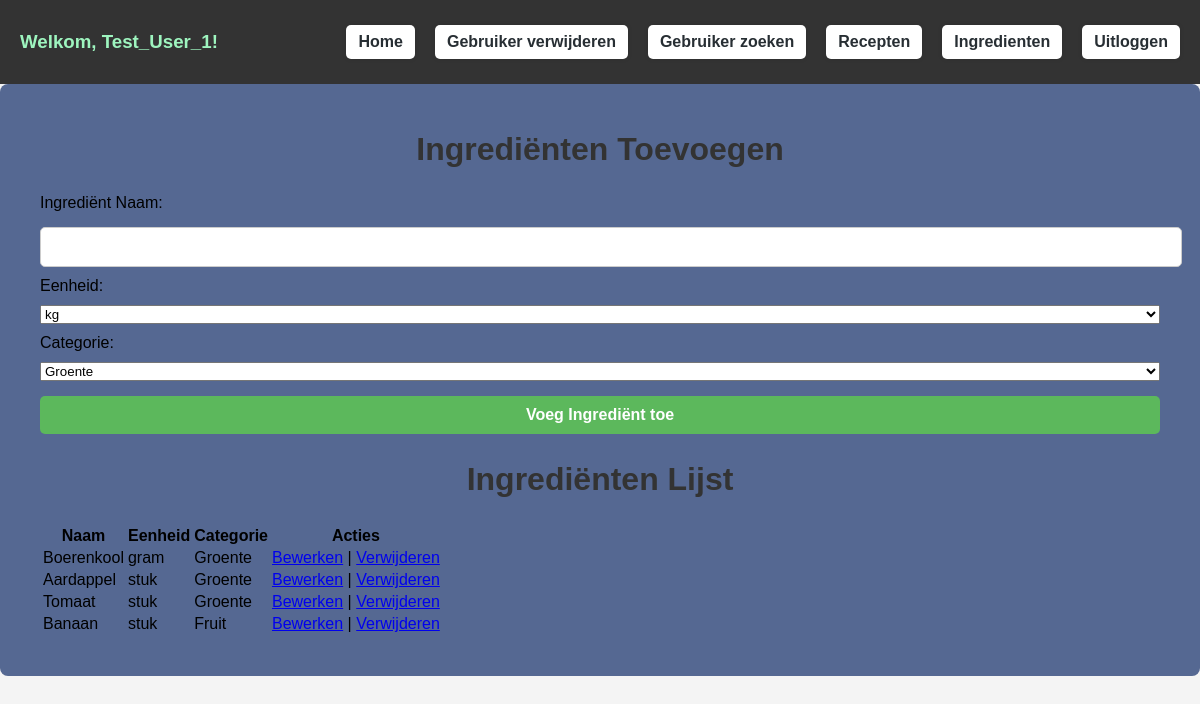
Page /?page=ingredienten (signed in) on the earlier database version.
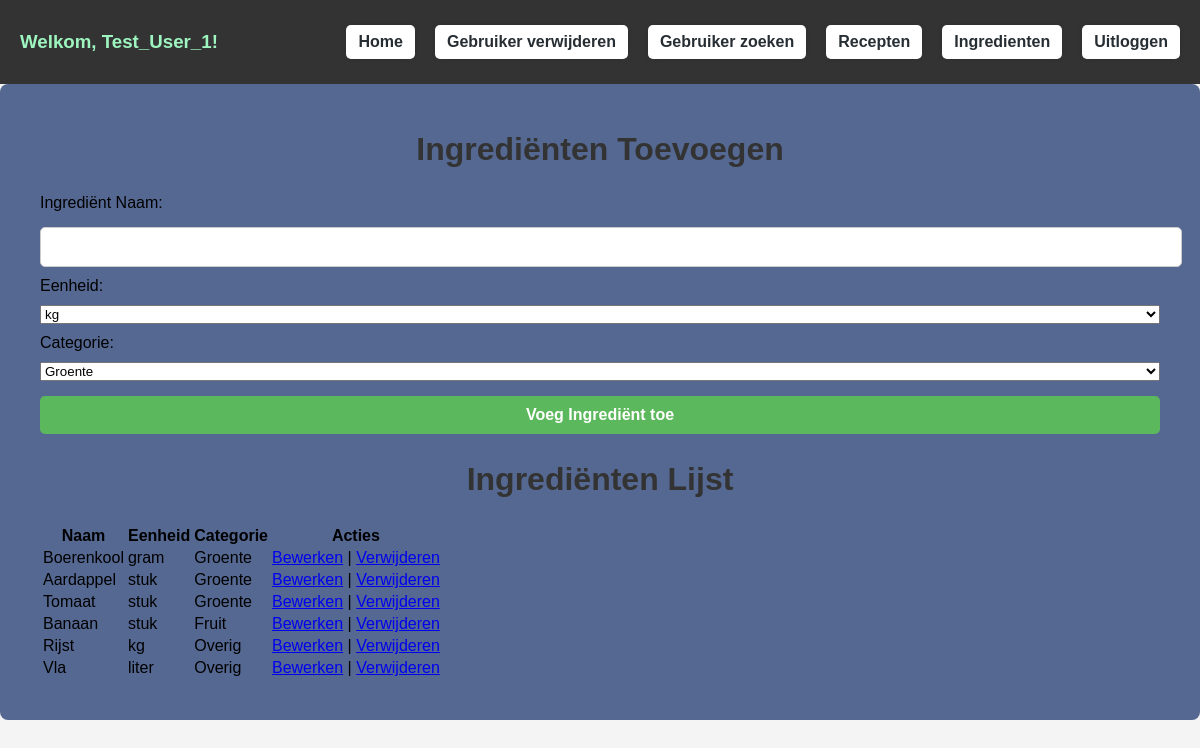
Same page on the later database version.
### tables this page shows
CREATE TABLE `ingredienten` (
  `id` int(11) NOT NULL,
  `naam` varchar(255) NOT NULL,
  `eenheid` varchar(50) DEFAULT NULL,
  `categorie` enum('Groente','Fruit','Vlees','Zuivel','Kruiden','Specerijen','Granen','Overig') NOT NULL DEFAULT 'Overig'
);

### pages/ingredienten.php (the view, shortened to what this page needs)
<?php
$sql = "SELECT * FROM ingredienten";
$stmt = $pdo->query($sql);
$ingredienten = $stmt->fetchAll(PDO::FETCH_ASSOC);
?>
<div>
    <h1>Ingrediënten Toevoegen</h1>
    <form action="includes/ingredienten_handler.inc.php" method="POST">
        <label for="naam">Ingrediënt Naam:</label>
        <input type="text" id="naam" name="naam" required>
        <label for="eenheid">Eenheid:</label>
        <select id="eenheid" name="eenheid">
            <option value="kg">kg</option>
        </select>
        <label for="categorie">Categorie:</label>
        <select id="categorie" name="categorie">
            <option value="Groente">Groente</option>
        </select>
        <button type="submit">Voeg Ingrediënt toe</button>
    </form>
    <h1>Ingrediënten Lijst</h1>
    <table>
        <thead>
            <tr>
                <th>Naam</th>
                <th>Eenheid</th>
                <th>Categorie</th>
                <th>Acties</th>
            </tr>
        </thead>
        <tbody>
            <?php foreach ($ingredienten as $ingredient) : ?>
                <tr>
                    <td><?php echo htmlspecialchars($ingredient['naam']); ?></td>
                    <td><?php echo htmlspecialchars($ingredient['eenheid']); ?></td>
                    <td><?php echo htmlspecialchars($ingredient['categorie']); ?></td>
                    <td>
                        <a href="includes/update_ingredient.php?id=<?php echo $ingredient['id']; ?>">Bewerken</a> |
                        <a href="includes/delete_ingredient.php?id=<?php echo $ingredient['id']; ?>">Verwijderen</a>
                    </td>
                </tr>
            <?php endforeach; ?>
        </tbody>
    </table>
</div>

### index.php (shortened to what this page needs)
<!DOCTYPE html>
<html lang="nl">
<head>
    <link rel="stylesheet" href="./css/index.styles.css">
    <link rel="stylesheet" href="./css/header.styles.css">
    <link rel="stylesheet" href="./css/recepten.styles.css">
</head>
<body>
    <?php
    include 'header.php';
    ?>
    <section>
        <div class="MainContent">
            <?php
            $page = isset($_GET['page']) ? $_GET['page'] : 'home';
            $allowed_pages = [
                'signup',
                'login',
                'logout',
                'update_user',
                'delete_user',
                'search_user',
                'recepten',
                'ingredienten',
                'home',
                'search'
            ];
            if (in_array($page, $allowed_pages)) {
                $file = __DIR__ . "/pages/$page.php";
                if (file_exists($file)) {
                    include $file;
                } else {
                    echo "<p>Pagina niet gevonden.</p>";
                }
            } else {
                echo "<p>Pagina niet toegestaan.</p>";
            }
            ?>
        </div>
    </section>
</body>
</html>

### header.php (shortened to what this page needs)
<nav>
    <?php if (isset($_SESSION["username"])): ?>
        <h3>Welkom, <?php echo htmlspecialchars($_SESSION["username"]); ?>!</h3>
    <?php else: ?>
        <h3>Welkom, gast!</h3>
    <?php endif; ?>
    <ul>
        <li><a href="?page=home">Home</a></li>
        <?php if (!isset($_SESSION["username"])): ?>
            <li><a href="?page=signup">Sign Up</a></li>
            <li><a href="?page=login">Login</a></li>
        <?php else: ?>
            <li><a href="?page=delete_user">Gebruiker verwijderen</a></li>
            <li><a href="?page=search_user">Gebruiker zoeken</a></li>
            <li><a href="?page=recepten">Recepten</a></li>
            <li><a href="?page=ingredienten">Ingredienten</a></li>
            <li><a href="?page=logout">Uitloggen</a></li>
        <?php endif; ?>
    </ul>
</nav>

### css/index.styles.css (style rules this page uses)
.MainContent { margin: 20px; font-family: Arial, sans-serif; }
h1 { font-size: 2rem; color: #333; text-align: center; }
section { background-color: #556892; padding: 20px; border-radius: 8px; }

### css/header.styles.css (style rules this page uses)
nav { display: flex; align-items: center; justify-content: space-between; background-color: #333; padding: 15px 20px; }
nav h3 { color: rgb(158, 245, 191); margin: 0; }
nav ul { display: flex; gap: 20px; list-style: none; padding: 0; margin: 0; }
nav ul li { display: inline; }
nav ul li a { display: block; color: rgb(39, 46, 51); background: #fff; padding: 10px; margin: 10px 0; border-radius: 5px; box-shadow: 0 0 5px rgba(0, 0, 0, 0.1); text-decoration: none; font-weight: bold; padding: 8px 12px; transition: background 0.3s; }

### css/recepten.styles.css (style rules this page uses)
body { font-family: Arial, sans-serif; background-color: #f4f4f4; margin: 0; padding: 0; }
h1, h2, h3 { text-align: center; color: #333; }
form { display: flex; flex-direction: column; gap: 10px; }
input, textarea, button { width: 100%; padding: 10px; margin-top: 5px; border: 1px solid #ccc; border-radius: 5px; font-size: 1rem; }
button { background-color: #5cb85c; color: white; font-weight: bold; border: none; cursor: pointer; }

Differences in the rows shown:
added ingredienten: naam "Rijst", eenheid "kg", categorie "Overig"
added ingredienten: naam "Vla", eenheid "liter", categorie "Overig"
